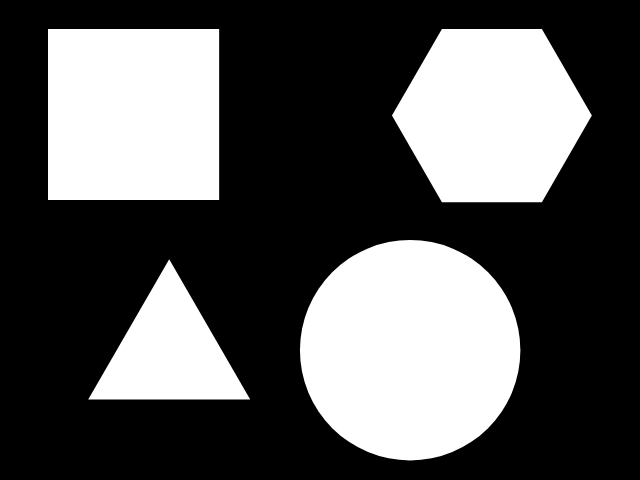
#> input picture cv_openCV_study01/images/shape.png, 640 x 480 px
$ python opencv_study06.py
#> lines starting #> are read from the running program, lines starting #| are printed output that depends on the picture; after the words box and inside, x2 and y2 are one past the last pixel; in counts of white or black regions, pixels touching at a corner belong together
import cv2
import numpy as np


image = cv2. imread("images/shape.png")
#> image is the input picture: shape (480, 640, 3); min 0, max 255, mean 86.9
original_image = image.copy()

gray = cv2.cvtColor(image,cv2.COLOR_BGR2GRAY)

edges = cv2.Canny(gray, 30, 200) # 0 ~ 255 중에서 30 ~ 250의 색만 사용
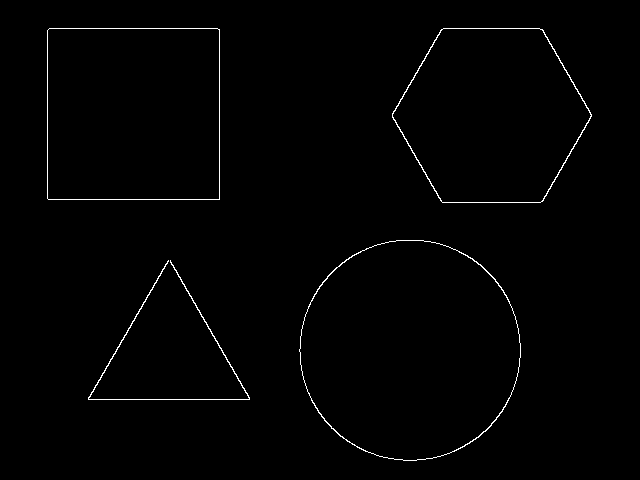
#> edges: shape (480, 640); 0.92% white in thin lines or dots, all inside (x1, y1, x2, y2) = (47, 28, 592, 461)
contours, hierarchy = cv2.findContours(edges, cv2.RETR_EXTERNAL, cv2.CHAIN_APPROX_NONE)
#> contours = 4 contours; box (x1, y1, x2, y2) and area: (299, 240, 521, 461) 38192, (47, 28, 220, 200) 29408, (392, 28, 592, 203) 26145, (88, 260, 250, 400) 160

cv2.drawContours(image, contours, -1, (0,255,0), 3)
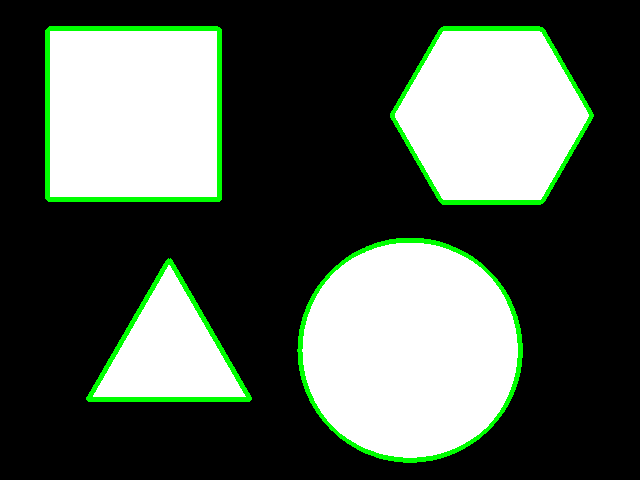
#> image: shape (480, 640, 3); 3.78% of pixels changed, all inside (x1, y1, x2, y2) = (45, 26, 594, 463)

display_image = np.hstack((original_image, image)) # np.vstack((img, edges1, edges2))
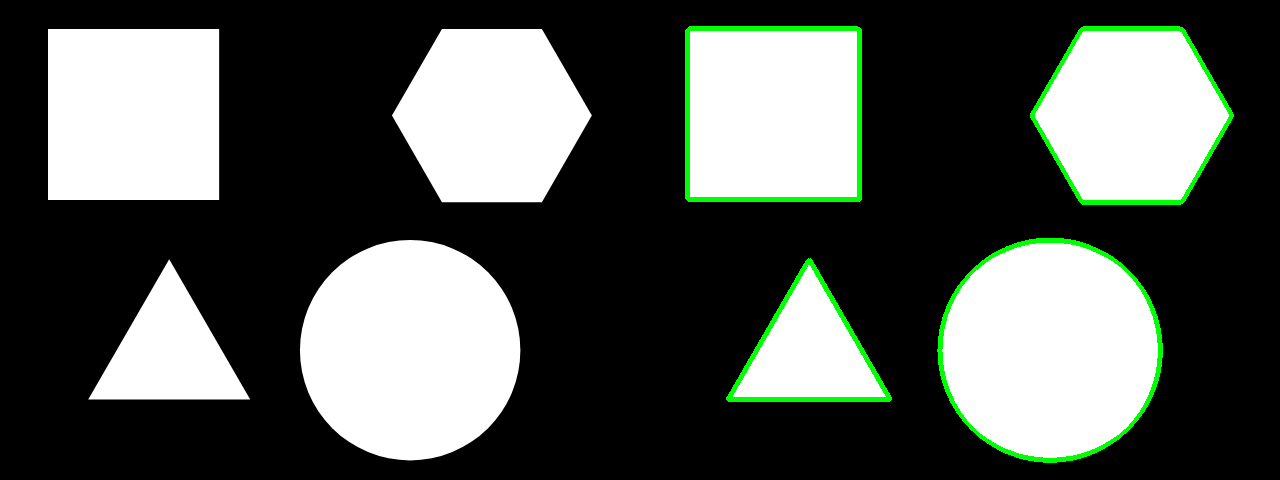
#> display_image: shape (480, 1280, 3); mean B, G, R 84.7, 89.5, 84.7


cv2.imshow("Image", display_image)
cv2.waitKey(0)
